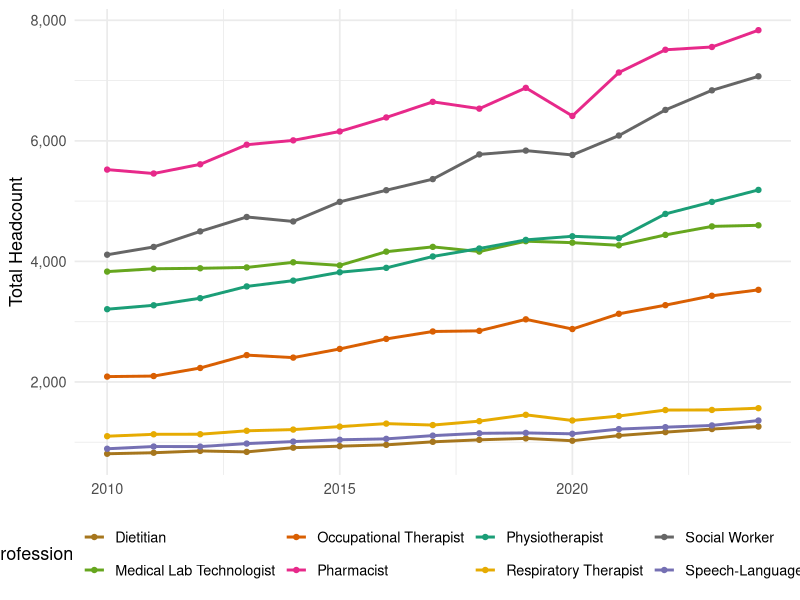
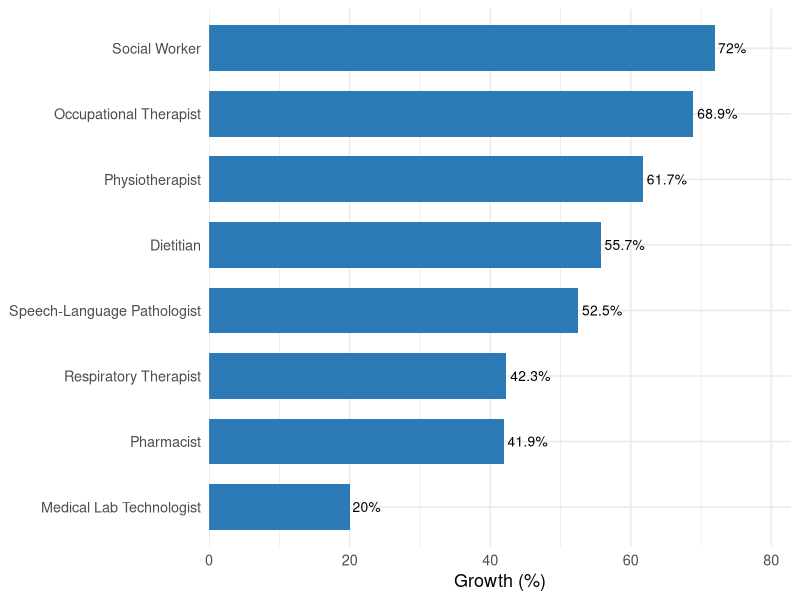
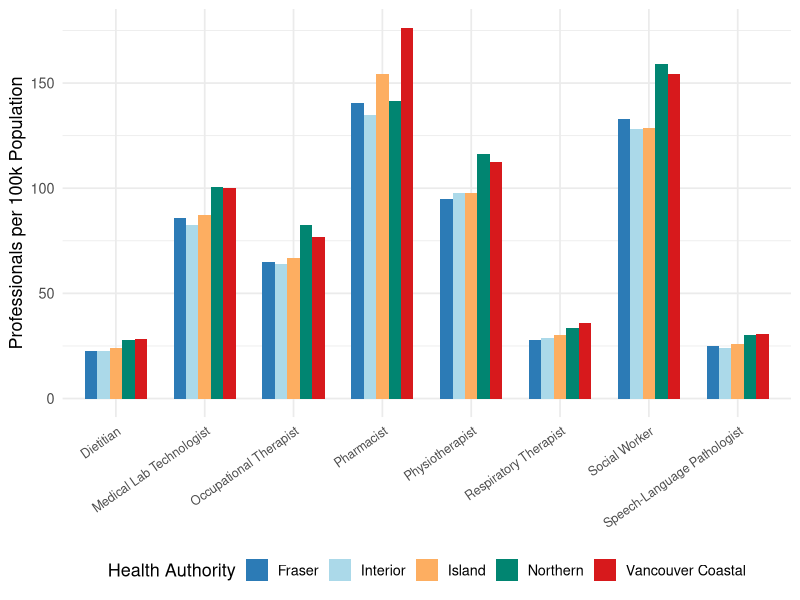
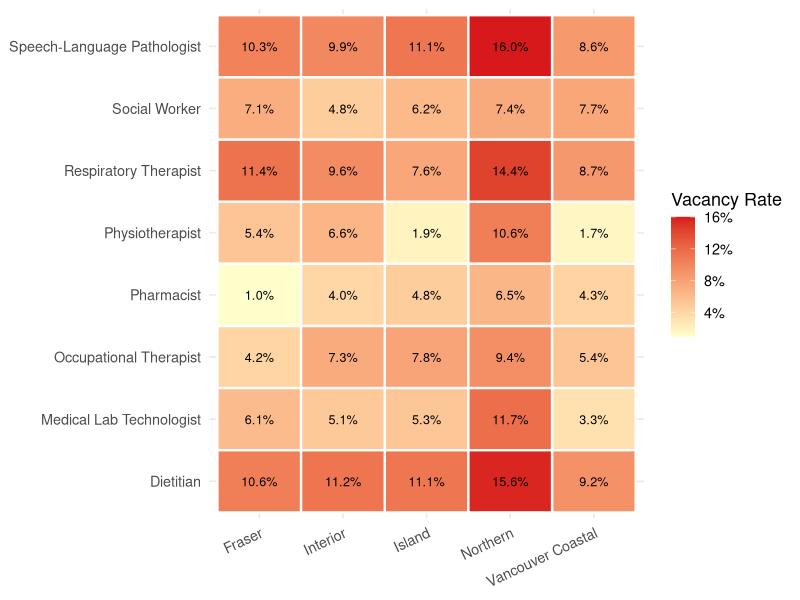
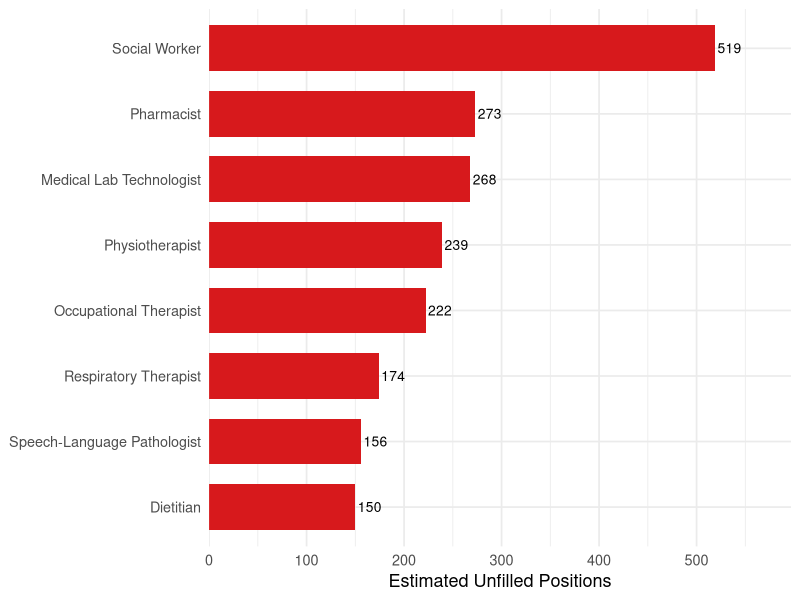
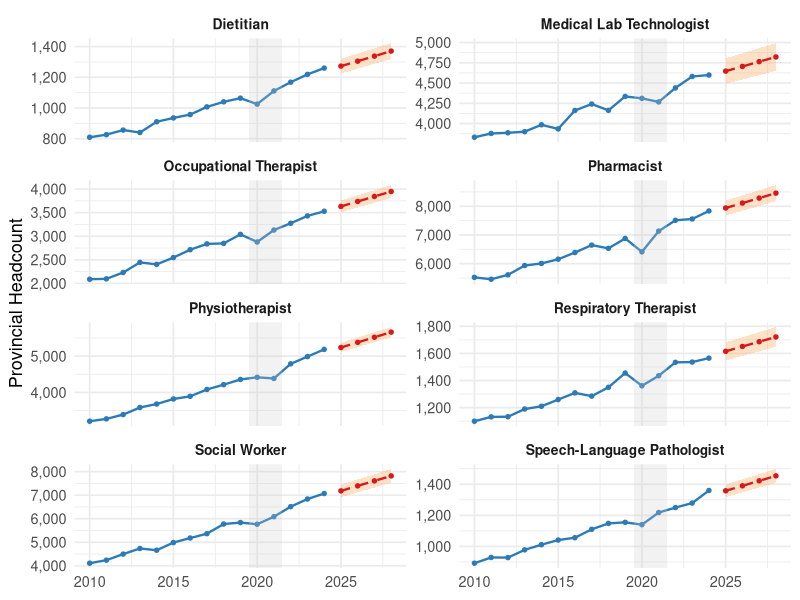
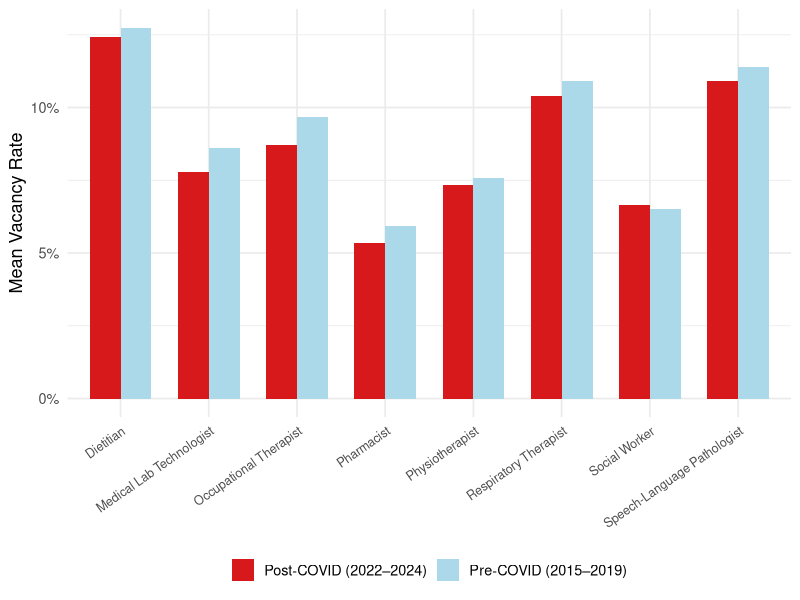

Write R code to recreate these figures, in order.
## ---- chunk 1
library(tidyverse)
library(broom)
library(scales)
library(knitr)

theme_set(theme_minimal(base_size = 13))

ha_colours <- c(

  "Fraser"            = "#2c7bb6",
  "Vancouver Coastal" = "#d7191c",
  "Island"            = "#fdae61",
  "Interior"          = "#abd9e9",
  "Northern"          = "#018571"
)

prof_colours <- c(
  "Physiotherapist"              = "#1b9e77",
  "Occupational Therapist"       = "#d95f02",
  "Speech-Language Pathologist"  = "#7570b3",
  "Pharmacist"                   = "#e7298a",
  "Medical Lab Technologist"     = "#66a61e",
  "Respiratory Therapist"        = "#e6ab02",
  "Dietitian"                    = "#a6761d",
  "Social Worker"                = "#666666"
)
## ---- chunk 2
df <- read_csv("data/bc_allied_health_workforce.csv", show_col_types = FALSE)
## ---- chunk 3
missing_summary <- df %>%
  summarise(across(everything(), ~ sum(is.na(.)))) %>%
  pivot_longer(everything(), names_to = "Variable", values_to = "Missing") %>%
  mutate(`% Missing` = round(Missing / nrow(df) * 100, 1)) %>%
  filter(Missing > 0)

kable(missing_summary, caption = "Missing values by variable")
## ---- chunk 4
df_clean <- df %>%
  group_by(profession, health_authority) %>%
  mutate(
    headcount       = if_else(is.na(headcount),
                              median(headcount, na.rm = TRUE), headcount),
    supply_per_100k = if_else(is.na(supply_per_100k),
                              median(supply_per_100k, na.rm = TRUE), supply_per_100k),
    vacancy_rate    = if_else(is.na(vacancy_rate),
                              median(vacancy_rate, na.rm = TRUE), vacancy_rate)
  ) %>%
  ungroup()
## ---- chunk 5
#| fig-cap: "All professions show positive growth, with Social Workers and Occupational Therapists growing fastest. Note the visible COVID dip in 2020–2021."

provincial_trends <- df_clean %>%
  group_by(year, profession) %>%
  summarise(total_headcount = sum(headcount), .groups = "drop")

ggplot(provincial_trends, aes(x = year, y = total_headcount, colour = profession)) +
  geom_line(linewidth = 1) +
  geom_point(size = 1.5) +
  scale_colour_manual(values = prof_colours) +
  scale_y_continuous(labels = comma) +
  labs(x = NULL, y = "Total Headcount", colour = "Profession") +
  theme(legend.position = "bottom") +
  guides(colour = guide_legend(nrow = 2))
## ---- chunk 6
#| fig-cap: "Percentage growth in provincial headcount over the 15-year period."

growth_comparison <- df_clean %>%
  filter(year %in% c(2010, 2024)) %>%
  group_by(year, profession) %>%
  summarise(total = sum(headcount), .groups = "drop") %>%
  pivot_wider(names_from = year, values_from = total, names_prefix = "y") %>%
  mutate(
    growth_pct = round((y2024 - y2010) / y2010 * 100, 1),
    profession = fct_reorder(profession, growth_pct)
  )

ggplot(growth_comparison, aes(x = growth_pct, y = profession)) +
  geom_col(fill = "#2c7bb6", width = 0.7) +
  geom_text(aes(label = paste0(growth_pct, "%")), hjust = -0.1, size = 3.5) +
  scale_x_continuous(expand = expansion(mult = c(0, 0.15))) +
  labs(x = "Growth (%)", y = NULL)
## ---- chunk 7
#| fig-cap: "Northern Health consistently shows the lowest per-capita supply — often 30–50% below urban Health Authorities."

supply_2024 <- df_clean %>% filter(year == 2024)

ggplot(supply_2024, aes(x = profession, y = supply_per_100k, fill = health_authority)) +
  geom_col(position = "dodge", width = 0.7) +
  scale_fill_manual(values = ha_colours) +
  labs(x = NULL, y = "Professionals per 100k Population", fill = "Health Authority") +
  theme(axis.text.x = element_text(angle = 35, hjust = 1, size = 9),
        legend.position = "bottom") +
  guides(fill = guide_legend(nrow = 1))
## ---- chunk 8
#| fig-cap: "Red cells indicate critical shortage areas. Northern Health and specialized professions (SLPs, Dietitians) are most affected."

vacancy_2024 <- df_clean %>% filter(year == 2024)

ggplot(vacancy_2024, aes(x = health_authority, y = profession, fill = vacancy_rate)) +
  geom_tile(colour = "white", linewidth = 0.8) +
  geom_text(aes(label = percent(vacancy_rate, accuracy = 0.1)), size = 3.2) +
  scale_fill_gradient(low = "#ffffcc", high = "#d7191c", labels = percent_format()) +
  labs(x = NULL, y = NULL, fill = "Vacancy Rate") +
  theme(axis.text.x = element_text(angle = 25, hjust = 1))
## ---- chunk 9
#| fig-cap: "Even professions with moderate vacancy rates can have large absolute gaps due to workforce size."

unfilled <- df_clean %>%
  filter(year == 2024) %>%
  mutate(
    estimated_demand   = round(headcount / (1 - vacancy_rate)),
    unfilled_positions = estimated_demand - headcount
  ) %>%
  group_by(profession) %>%
  summarise(total_unfilled = sum(unfilled_positions), .groups = "drop") %>%
  mutate(profession = fct_reorder(profession, total_unfilled))

ggplot(unfilled, aes(x = total_unfilled, y = profession)) +
  geom_col(fill = "#d7191c", width = 0.7) +
  geom_text(aes(label = comma(total_unfilled)), hjust = -0.1, size = 3.5) +
  scale_x_continuous(labels = comma, expand = expansion(mult = c(0, 0.15))) +
  labs(x = "Estimated Unfilled Positions", y = NULL)
## ---- chunk 10
provincial_annual <- df_clean %>%
  group_by(year, profession) %>%
  summarise(total_headcount = sum(headcount), .groups = "drop")

training_data <- provincial_annual %>%
  filter(!(year %in% c(2020, 2021)))

models <- training_data %>%
  group_by(profession) %>%
  nest() %>%
  mutate(
    model  = map(data, ~ lm(total_headcount ~ year, data = .x)),
    glance = map(model, glance),
    tidy   = map(model, tidy)
  )
## ---- chunk 11
diagnostics <- models %>%
  select(profession, glance) %>%
  unnest(glance) %>%
  select(Profession = profession, `R²` = r.squared, `Adj. R²` = adj.r.squared,
         `p-value` = p.value, `Residual SE` = sigma) %>%
  mutate(across(c(`R²`, `Adj. R²`), ~ round(., 4)),
         `p-value` = format.pval(`p-value`, digits = 3),
         `Residual SE` = round(`Residual SE`, 1))

kable(diagnostics, caption = "OLS regression diagnostics per profession")
## ---- chunk 12
forecast_years <- tibble(year = 2025:2028)

forecasts <- models %>%
  select(profession, model) %>%
  mutate(
    predictions = map(model, ~ {
      pred <- predict(.x, newdata = forecast_years, interval = "prediction", level = 0.95)
      bind_cols(forecast_years, as_tibble(pred))
    })
  ) %>%
  select(profession, predictions) %>%
  unnest(predictions) %>%
  rename(forecast = fit, lower_95 = lwr, upper_95 = upr) %>%
  mutate(across(c(forecast, lower_95, upper_95), round))

kable(forecasts, caption = "Projected provincial headcounts with 95% prediction intervals",
      format.args = list(big.mark = ","))
## ---- chunk 13
#| fig-cap: "Blue = historical data. Red dashed = forecast with 95% prediction intervals (orange band). Grey zone = COVID years excluded from model."

historical_plot <- provincial_annual %>% mutate(type = "Historical")
forecast_plot <- forecasts %>% rename(total_headcount = forecast) %>% mutate(type = "Forecast")

combined <- bind_rows(
  historical_plot %>% select(year, profession, total_headcount, type),
  forecast_plot   %>% select(year, profession, total_headcount, type)
)

ggplot() +
  geom_line(data = filter(combined, type == "Historical"),
            aes(x = year, y = total_headcount), colour = "#2c7bb6", linewidth = 0.8) +
  geom_point(data = filter(combined, type == "Historical"),
             aes(x = year, y = total_headcount), colour = "#2c7bb6", size = 1.2) +
  geom_ribbon(data = forecast_plot,
              aes(x = year, ymin = lower_95, ymax = upper_95),
              fill = "#fdae61", alpha = 0.35) +
  geom_line(data = filter(combined, type == "Forecast"),
            aes(x = year, y = total_headcount),
            colour = "#d7191c", linewidth = 0.8, linetype = "dashed") +
  geom_point(data = filter(combined, type == "Forecast"),
             aes(x = year, y = total_headcount), colour = "#d7191c", size = 1.2) +
  annotate("rect", xmin = 2019.5, xmax = 2021.5, ymin = -Inf, ymax = Inf,
           fill = "grey80", alpha = 0.25) +
  facet_wrap(~ profession, scales = "free_y", ncol = 2) +
  scale_y_continuous(labels = comma) +
  labs(x = NULL, y = "Provincial Headcount") +
  theme(strip.text = element_text(face = "bold", size = 10))
## ---- chunk 14
pre_covid  <- df_clean %>% filter(year >= 2015, year <= 2019)
post_covid <- df_clean %>% filter(year >= 2022, year <= 2024)

t_test_results <- tibble(profession = unique(df_clean$profession)) %>%
  mutate(
    test = map(profession, ~ {
      pre  <- pre_covid  %>% filter(profession == .x) %>% pull(vacancy_rate)
      post <- post_covid %>% filter(profession == .x) %>% pull(vacancy_rate)
      t.test(post, pre, alternative = "greater")
    }),
    tidied = map(test, tidy)
  ) %>%
  unnest(tidied) %>%
  select(Profession = profession, `Post-COVID Mean` = estimate1,
         `Pre-COVID Mean` = estimate2, `t-statistic` = statistic,
         `p-value` = p.value) %>%
  mutate(
    Difference = round(`Post-COVID Mean` - `Pre-COVID Mean`, 4),
    Significant = if_else(`p-value` < 0.05, "Yes", "No"),
    across(c(`Post-COVID Mean`, `Pre-COVID Mean`), ~ round(., 4)),
    `p-value` = round(`p-value`, 4)
  )

kable(t_test_results, caption = "Welch's t-test results: post-COVID vs pre-COVID vacancy rates")
## ---- chunk 15
#| fig-cap: "Several professions show statistically significant increases in vacancy rates following the pandemic."

vacancy_comparison <- bind_rows(
  pre_covid  %>% mutate(period = "Pre-COVID (2015\u20132019)"),
  post_covid %>% mutate(period = "Post-COVID (2022\u20132024)")
) %>%
  group_by(profession, period) %>%
  summarise(mean_vacancy = mean(vacancy_rate), .groups = "drop")

ggplot(vacancy_comparison, aes(x = profession, y = mean_vacancy, fill = period)) +
  geom_col(position = "dodge", width = 0.7) +
  scale_fill_manual(values = c("Pre-COVID (2015\u20132019)" = "#abd9e9",
                                "Post-COVID (2022\u20132024)" = "#d7191c")) +
  scale_y_continuous(labels = percent_format()) +
  labs(x = NULL, y = "Mean Vacancy Rate", fill = NULL) +
  theme(axis.text.x = element_text(angle = 35, hjust = 1, size = 9),
        legend.position = "bottom")
